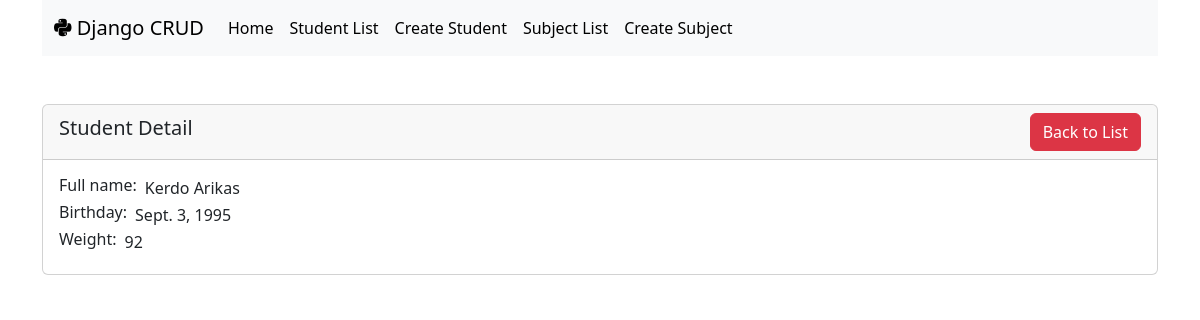
Page /first_app/student_detail/2 on the committed database.
### first_app/models.py (models this page shows)
class Student(models.Model):
    name = models.CharField(max_length=265)
    birth_of_date = models.DateField(null=True, blank=True)
    weight = models.IntegerField()

### first_app/views.py (the view)
# urls.py: path('student_detail/<int:pk>', views.StudentDetailView.as_view(), name='student_detail'),
class StudentDetailView(DetailView):
    model = Student

### first_app/templates/first_app/student_detail.html
{% extends 'base.html' %}
{% block content %}
    <div class="card mt-5">
        <div class="card-header">
            <div class="d-flex align-items-center justify-content-between">
                <div class="card-title m-0">
                    <h5>Student Detail</h5>
                </div>
                <a class="btn btn-danger" href="/first_app/student_list">Back to List</a>
            </div>
        </div>
        <div class="card-body">
            <div class="row">
                <div class="col-12">
                    <div class="d-flex">
                        <h6 class="me-2">Full name: </h6>
                        {{ student.name }}
                    </div>
                </div>
            </div>
            <div class="row">
                <div class="col-12">
                    <div class="d-flex">
                        <h6 class="me-2">Birthday: </h6>
                        {{ student.birth_of_date }}
                    </div>
                </div>
            </div>
            <div class="row">
                <div class="col-12">
                    <div class="d-flex">
                        <h6 class="me-2">Weight: </h6>
                        {{ student.weight }}
                    </div>
                </div>
            </div>
        </div>
    </div>
{% endblock %}

### rows in the picture
Student: name "Kerdo Arikas", birth_of_date "Sept. 3, 1995", weight "92"
